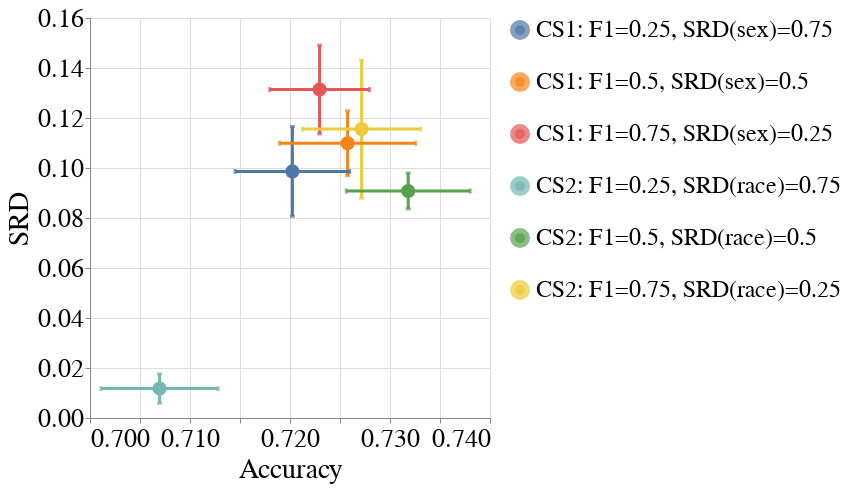

The notebook cell this image was saved under:
### Code cell
create_box_plot_per_dataset_and_all_case_studies(to_plot=best_lp_metrics_per_exp_config_df,
                                                 exp_name=EXP_NAME,
                                                 dataset_name=DATASET_NAME,
                                                 metric_x="Accuracy",
                                                 group_x="overall",
                                                 metric_y="Selection_Rate_Difference",
                                                 group_y="RAC1P",
                                                 rename_legend_dct=rename_legend_dct)

### Figure 1 — Vega-Lite specification as saved in the notebook (floating-point values rounded to 4 significant figures)
{"config": {"view": {"continuousWidth": 400, "continuousHeight": 300, "stroke": null}, "axis": {"labelFontSize": 26, "labelFontWeight": "normal", "titleFontSize": 28, "titleFontWeight": "normal"}, "legend": {"labelFontSize": 24, "labelLimit": 500, "symbolStrokeWidth": 10, "titleFontSize": 26}, "title": {"fontSize": 28}}, "layer": [{"mark": {"type": "point", "filled": true}, "encoding": {"color": {"field": "exp_config_name", "title": null, "type": "nominal"}, "size": {"value": 200}, "tooltip": [{"field": "exp_config_name", "type": "nominal"}, {"aggregate": "mean", "field": "Accuracy", "type": "quantitative"}, {"aggregate": "mean", "field": "Selection_Rate_Difference", "type": "quantitative"}], "x": {"aggregate": "mean", "field": "Accuracy", "scale": {"zero": false}, "title": "Accuracy", "type": "quantitative"}, "y": {"aggregate": "mean", "field": "Selection_Rate_Difference", "scale": {"zero": false}, "title": "SRD", "type": "quantitative"}}}, {"mark": {"type": "errorbar", "extent": "stdev", "orient": "vertical", "thickness": 3, "ticks": true}, "encoding": {"color": {"field": "exp_config_name", "title": null, "type": "nominal"}, "x": {"aggregate": "mean", "field": "Accuracy", "scale": {"zero": false}, "title": "Accuracy", "type": "quantitative"}, "y": {"field": "Selection_Rate_Difference", "scale": {"zero": false}, "title": "SRD", "type": "quantitative"}}}, {"mark": {"type": "errorbar", "extent": "stdev", "orient": "horizontal", "thickness": 3, "ticks": true}, "encoding": {"color": {"field": "exp_config_name", "title": null, "type": "nominal"}, "x": {"field": "Accuracy", "scale": {"zero": false}, "title": "Accuracy", "type": "quantitative"}, "y": {"aggregate": "mean", "field": "Selection_Rate_Difference", "scale": {"zero": false}, "title": "SRD", "type": "quantitative"}}}], "data": {"name": "data-1d2c4154291dd216ca68162ceb6a0bf2"}, "height": 400, "width": 400, "$schema": "https://vega.github.io/schema/vega-lite/v4.17.0.json", "datasets": {"data-1d2c4154291dd216ca68162ceb6a0bf2": [{"exp_config_name": "CS1: F1=0.25, SRD(sex)=0.75", "run_num": 1, "logical_pipeline_uuid": "Tm9uZSZOT19GQUlSTkVTU19JTlRFUlZFTlRJT04mZ2FuZGFsZl9jbGY=", "physical_pipeline_uuid": "958a42d4-ae13-4272-ac55-7a7a43adb079", "compound_pp_quality_x": 0.9037, "metric_x": "Accuracy", "model_name": "gandalf_clf", "runtime_in_mins_x": 7.398, "dataset_name": "folk_pubcov", "logical_pipeline_name": "None&NO_FAIRNESS_INTERVENTION&gandalf_clf", "null_imputer_name_x": "None", "fairness_intervention_name_x": "NO_FAIRNESS_INTERVENTION", "RAC1P_dis_x": 0.6558, "RAC1P_priv_x": 0.752, "SEX&RAC1P_dis_x": 0.6538, "SEX&RAC1P_priv_x": 0.7311, "SEX_dis_x": 0.7194, "SEX_priv_x": 0.7101, "Accuracy": 0.7153, "compound_pp_quality_y": 0.9037, "metric_y": "Selection_Rate_Difference", "runtime_in_mins_y": 7.398, "null_imputer_name_y": "None", "fairness_intervention_name_y": "NO_FAIRNESS_INTERVENTION", "RAC1P_dis_y": 0.4202, "RAC1P_priv_y": 0.3143, "SEX&RAC1P_dis_y": 0.4456, "SEX&RAC1P_priv_y": 0.3314, "SEX_dis_y": 0.3536, "SEX_priv_y": 0.3561, "overall": 0.3547, "Selection_Rate_Difference": 0.1059}, {"exp_config_name": "CS1: F1=0.25, SRD(sex)=0.75", "run_num": 2, "logical_pipeline_uuid": "Tm9uZSZOT19GQUlSTkVTU19JTlRFUlZFTlRJT04mcmZfY2xm", "physical_pipeline_uuid": "71864487-2932-4202-b020-9da6a608e99a", "compound_pp_quality_x": 0.9003, "metric_x": "Accuracy", "model_name": "rf_clf", "runtime_in_mins_x": 0.04963, "dataset_name": "folk_pubcov", "logical_pipeline_name": "None&NO_FAIRNESS_INTERVENTION&rf_clf", "null_imputer_name_x": "None", "fairness_intervention_name_x": "NO_FAIRNESS_INTERVENTION", "RAC1P_dis_x": 0.6658, "RAC1P_priv_x": 0.7419, "SEX&RAC1P_dis_x": 0.6554, "SEX&RAC1P_priv_x": 0.7285, "SEX_dis_x": 0.7136, "SEX_priv_x": 0.7136, "Accuracy": 0.7136, "compound_pp_quality_y": 0.9003, "metric_y": "Selection_Rate_Difference", "runtime_in_mins_y": 0.04963, "null_imputer_name_y": "None", "fairness_intervention_name_y": "NO_FAIRNESS_INTERVENTION", "RAC1P_dis_y": 0.4028, "RAC1P_priv_y": 0.3066, "SEX&RAC1P_dis_y": 0.4212, "SEX&RAC1P_priv_y": 0.3222, "SEX_dis_y": 0.3404, "SEX_priv_y": 0.345, "overall": 0.3424, "Selection_Rate_Difference": 0.09616}, {"exp_config_name": "CS1: F1=0.25, SRD(sex)=0.75", "run_num": 3, "logical_pipeline_uuid": "Tm9uZSZOT19GQUlSTkVTU19JTlRFUlZFTlRJT04mZ2FuZGFsZl9jbGY=", "physical_pipeline_uuid": "ce1b8b63-3c48-45d8-8125-bd9908a4900b", "compound_pp_quality_x": 0.9069, "metric_x": "Accuracy", "model_name": "gandalf_clf", "runtime_in_mins_x": 12.04, "dataset_name": "folk_pubcov", "logical_pipeline_name": "None&NO_FAIRNESS_INTERVENTION&gandalf_clf", "null_imputer_name_x": "None", "fairness_intervention_name_x": "NO_FAIRNESS_INTERVENTION", "RAC1P_dis_x": 0.6737, "RAC1P_priv_x": 0.7554, "SEX&RAC1P_dis_x": 0.6812, "SEX&RAC1P_priv_x": 0.7355, "SEX_dis_x": 0.7269, "SEX_priv_x": 0.7199, "Accuracy": 0.7239, "compound_pp_quality_y": 0.9069, "metric_y": "Selection_Rate_Difference", "runtime_in_mins_y": 12.04, "null_imputer_name_y": "None", "fairness_intervention_name_y": "NO_FAIRNESS_INTERVENTION", "RAC1P_dis_y": 0.419, "RAC1P_priv_y": 0.303, "SEX&RAC1P_dis_y": 0.4404, "SEX&RAC1P_priv_y": 0.3226, "SEX_dis_y": 0.3487, "SEX_priv_y": 0.3466, "overall": 0.3478, "Selection_Rate_Difference": 0.116}, {"exp_config_name": "CS1: F1=0.25, SRD(sex)=0.75", "run_num": 4, "logical_pipeline_uuid": "Tm9uZSZOT19GQUlSTkVTU19JTlRFUlZFTlRJT04mZ2FuZGFsZl9jbGY=", "physical_pipeline_uuid": "eac4cda9-7e20-40fa-a54f-d43347287293", "compound_pp_quality_x": 0.9003, "metric_x": "Accuracy", "model_name": "gandalf_clf", "runtime_in_mins_x": 16.79, "dataset_name": "folk_pubcov", "logical_pipeline_name": "None&NO_FAIRNESS_INTERVENTION&gandalf_clf", "null_imputer_name_x": "None", "fairness_intervention_name_x": "NO_FAIRNESS_INTERVENTION", "RAC1P_dis_x": 0.6723, "RAC1P_priv_x": 0.7602, "SEX&RAC1P_dis_x": 0.6747, "SEX&RAC1P_priv_x": 0.741, "SEX_dis_x": 0.7348, "SEX_priv_x": 0.7172, "Accuracy": 0.7272, "compound_pp_quality_y": 0.9003, "metric_y": "Selection_Rate_Difference", "runtime_in_mins_y": 16.79, "null_imputer_name_y": "None", "fairness_intervention_name_y": "NO_FAIRNESS_INTERVENTION", "RAC1P_dis_y": 0.3475, "RAC1P_priv_y": 0.2784, "SEX&RAC1P_dis_y": 0.3719, "SEX&RAC1P_priv_y": 0.2865, "SEX_dis_y": 0.3029, "SEX_priv_y": 0.3062, "overall": 0.3043, "Selection_Rate_Difference": 0.06907}, {"exp_config_name": "CS1: F1=0.25, SRD(sex)=0.75", "run_num": 5, "logical_pipeline_uuid": "Tm9uZSZOT19GQUlSTkVTU19JTlRFUlZFTlRJT04mZ2FuZGFsZl9jbGY=", "physical_pipeline_uuid": "e7f4d3df-3543-4479-9e26-a243c1f93bc9", "compound_pp_quality_x": 0.8996, "metric_x": "Accuracy", "model_name": "gandalf_clf", "runtime_in_mins_x": 10.61, "dataset_name": "folk_pubcov", "logical_pipeline_name": "None&NO_FAIRNESS_INTERVENTION&gandalf_clf", "null_imputer_name_x": "None", "fairness_intervention_name_x": "NO_FAIRNESS_INTERVENTION", "RAC1P_dis_x": 0.663, "RAC1P_priv_x": 0.7552, "SEX&RAC1P_dis_x": 0.6683, "SEX&RAC1P_priv_x": 0.7346, "SEX_dis_x": 0.7271, "SEX_priv_x": 0.7134, "Accuracy": 0.7212, "compound_pp_quality_y": 0.8996, "metric_y": "Selection_Rate_Difference", "runtime_in_mins_y": 10.61, "null_imputer_name_y": "None", "fairness_intervention_name_y": "NO_FAIRNESS_INTERVENTION", "RAC1P_dis_y": 0.3726, "RAC1P_priv_y": 0.2665, "SEX&RAC1P_dis_y": 0.394, "SEX&RAC1P_priv_y": 0.2832, "SEX_dis_y": 0.3054, "SEX_priv_y": 0.3058, "overall": 0.3056, "Selection_Rate_Difference": 0.1061}, {"exp_config_name": "CS1: F1=0.5, SRD(sex)=0.5", "run_num": 1, "logical_pipeline_uuid": "Tm9uZSZOT19GQUlSTkVTU19JTlRFUlZFTlRJT04mZ2FuZGFsZl9jbGY=", "physical_pipeline_uuid": "76cf8f4b-42d2-4828-a382-2a6c20514a6a", "compound_pp_quality_x": 0.8099, "metric_x": "Accuracy", "model_name": "gandalf_clf", "runtime_in_mins_x": 6.951, "dataset_name": "folk_pubcov", "logical_pipeline_name": "None&NO_FAIRNESS_INTERVENTION&gandalf_clf", "null_imputer_name_x": "None", "fairness_intervention_name_x": "NO_FAIRNESS_INTERVENTION", "RAC1P_dis_x": 0.6566, "RAC1P_priv_x": 0.7528, "SEX&RAC1P_dis_x": 0.6562, "SEX&RAC1P_priv_x": 0.7315, "SEX_dis_x": 0.7213, "SEX_priv_x": 0.7095, "Accuracy": 0.7161, "compound_pp_quality_y": 0.8099, "metric_y": "Selection_Rate_Difference", "runtime_in_mins_y": 6.951, "null_imputer_name_y": "None", "fairness_intervention_name_y": "NO_FAIRNESS_INTERVENTION", "RAC1P_dis_y": 0.4225, "RAC1P_priv_y": 0.3141, "SEX&RAC1P_dis_y": 0.4471, "SEX&RAC1P_priv_y": 0.332, "SEX_dis_y": 0.3538, "SEX_priv_y": 0.3577, "overall": 0.3555, "Selection_Rate_Difference": 0.1084}, {"exp_config_name": "CS1: F1=0.5, SRD(sex)=0.5", "run_num": 2, "logical_pipeline_uuid": "Tm9uZSZOT19GQUlSTkVTU19JTlRFUlZFTlRJT04mbGdibV9jbGY=", "physical_pipeline_uuid": "c9ee8c82-7b34-4c91-afbc-77d176354226", "compound_pp_quality_x": 0.8061, "metric_x": "Accuracy", "model_name": "lgbm_clf", "runtime_in_mins_x": 0.01599, "dataset_name": "folk_pubcov", "logical_pipeline_name": "None&NO_FAIRNESS_INTERVENTION&lgbm_clf", "null_imputer_name_x": "None", "fairness_intervention_name_x": "NO_FAIRNESS_INTERVENTION", "RAC1P_dis_x": 0.6781, "RAC1P_priv_x": 0.768, "SEX&RAC1P_dis_x": 0.6716, "SEX&RAC1P_priv_x": 0.7507, "SEX_dis_x": 0.7367, "SEX_priv_x": 0.7319, "Accuracy": 0.7346, "compound_pp_quality_y": 0.8061, "metric_y": "Selection_Rate_Difference", "runtime_in_mins_y": 0.01599, "null_imputer_name_y": "None", "fairness_intervention_name_y": "NO_FAIRNESS_INTERVENTION", "RAC1P_dis_y": 0.3738, "RAC1P_priv_y": 0.271, "SEX&RAC1P_dis_y": 0.3814, "SEX&RAC1P_priv_y": 0.2907, "SEX_dis_y": 0.303, "SEX_priv_y": 0.3171, "overall": 0.3092, "Selection_Rate_Difference": 0.1028}, {"exp_config_name": "CS1: F1=0.5, SRD(sex)=0.5", "run_num": 3, "logical_pipeline_uuid": "Tm9uZSZOT19GQUlSTkVTU19JTlRFUlZFTlRJT04mZ2FuZGFsZl9jbGY=", "physical_pipeline_uuid": "40d036dc-f339-49e6-96e2-8663f56b899b", "compound_pp_quality_x": 0.8165, "metric_x": "Accuracy", "model_name": "gandalf_clf", "runtime_in_mins_x": 11.57, "dataset_name": "folk_pubcov", "logical_pipeline_name": "None&NO_FAIRNESS_INTERVENTION&gandalf_clf", "null_imputer_name_x": "None", "fairness_intervention_name_x": "NO_FAIRNESS_INTERVENTION", "RAC1P_dis_x": 0.6725, "RAC1P_priv_x": 0.7553, "SEX&RAC1P_dis_x": 0.6807, "SEX&RAC1P_priv_x": 0.7349, "SEX_dis_x": 0.7269, "SEX_priv_x": 0.7186, "Accuracy": 0.7233, "compound_pp_quality_y": 0.8165, "metric_y": "Selection_Rate_Difference", "runtime_in_mins_y": 11.57, "null_imputer_name_y": "None", "fairness_intervention_name_y": "NO_FAIRNESS_INTERVENTION", "RAC1P_dis_y": 0.4224, "RAC1P_priv_y": 0.3058, "SEX&RAC1P_dis_y": 0.4418, "SEX&RAC1P_priv_y": 0.326, "SEX_dis_y": 0.3515, "SEX_priv_y": 0.3498, "overall": 0.3508, "Selection_Rate_Difference": 0.1166}, {"exp_config_name": "CS1: F1=0.5, SRD(sex)=0.5", "run_num": 4, "logical_pipeline_uuid": "Tm9uZSZOT19GQUlSTkVTU19JTlRFUlZFTlRJT04mZ2FuZGFsZl9jbGY=", "physical_pipeline_uuid": "73df4398-3da6-4142-9186-4b8aa8b8768b", "compound_pp_quality_x": 0.8098, "metric_x": "Accuracy", "model_name": "gandalf_clf", "runtime_in_mins_x": 15.61, "dataset_name": "folk_pubcov", "logical_pipeline_name": "None&NO_FAIRNESS_INTERVENTION&gandalf_clf", "null_imputer_name_x": "None", "fairness_intervention_name_x": "NO_FAIRNESS_INTERVENTION", "RAC1P_dis_x": 0.6763, "RAC1P_priv_x": 0.7597, "SEX&RAC1P_dis_x": 0.679, "SEX&RAC1P_priv_x": 0.7414, "SEX_dis_x": 0.7357, "SEX_priv_x": 0.7188, "Accuracy": 0.7284, "compound_pp_quality_y": 0.8098, "metric_y": "Selection_Rate_Difference", "runtime_in_mins_y": 15.61, "null_imputer_name_y": "None", "fairness_intervention_name_y": "NO_FAIRNESS_INTERVENTION", "RAC1P_dis_y": 0.408, "RAC1P_priv_y": 0.3141, "SEX&RAC1P_dis_y": 0.4272, "SEX&RAC1P_priv_y": 0.3288, "SEX_dis_y": 0.3421, "SEX_priv_y": 0.3587, "overall": 0.3493, "Selection_Rate_Difference": 0.09392}, {"exp_config_name": "CS1: F1=0.5, SRD(sex)=0.5", "run_num": 5, "logical_pipeline_uuid": "Tm9uZSZOT19GQUlSTkVTU19JTlRFUlZFTlRJT04mZ2FuZGFsZl9jbGY=", "physical_pipeline_uuid": "62462e31-ce70-492f-aea5-6e2a7a34b420", "compound_pp_quality_x": 0.8179, "metric_x": "Accuracy", "model_name": "gandalf_clf", "runtime_in_mins_x": 12.73, "dataset_name": "folk_pubcov", "logical_pipeline_name": "None&NO_FAIRNESS_INTERVENTION&gandalf_clf", "null_imputer_name_x": "None", "fairness_intervention_name_x": "NO_FAIRNESS_INTERVENTION", "RAC1P_dis_x": 0.6779, "RAC1P_priv_x": 0.7548, "SEX&RAC1P_dis_x": 0.6836, "SEX&RAC1P_priv_x": 0.7372, "SEX_dis_x": 0.73, "SEX_priv_x": 0.7217, "Accuracy": 0.7264, "compound_pp_quality_y": 0.8179, "metric_y": "Selection_Rate_Difference", "runtime_in_mins_y": 12.73, "null_imputer_name_y": "None", "fairness_intervention_name_y": "NO_FAIRNESS_INTERVENTION", "RAC1P_dis_y": 0.4623, "RAC1P_priv_y": 0.3344, "SEX&RAC1P_dis_y": 0.4755, "SEX&RAC1P_priv_y": 0.3578, "SEX_dis_y": 0.3773, "SEX_priv_y": 0.3872, "overall": 0.3816, "Selection_Rate_Difference": 0.1279}, {"exp_config_name": "CS1: F1=0.75, SRD(sex)=0.25", "run_num": 1, "logical_pipeline_uuid": "Tm9uZSZOT19GQUlSTkVTU19JTlRFUlZFTlRJT04mZ2FuZGFsZl9jbGY=", "physical_pipeline_uuid": "29b1f677-8500-4f01-82b9-e83f900f3a3d", "compound_pp_quality_x": 0.7218, "metric_x": "Accuracy", "model_name": "gandalf_clf", "runtime_in_mins_x": 7.219, "dataset_name": "folk_pubcov", "logical_pipeline_name": "None&NO_FAIRNESS_INTERVENTION&gandalf_clf", "null_imputer_name_x": "None", "fairness_intervention_name_x": "NO_FAIRNESS_INTERVENTION", "RAC1P_dis_x": 0.6621, "RAC1P_priv_x": 0.7496, "SEX&RAC1P_dis_x": 0.6596, "SEX&RAC1P_priv_x": 0.7307, "SEX_dis_x": 0.7185, "SEX_priv_x": 0.7133, "Accuracy": 0.7162, "compound_pp_quality_y": 0.7218, "metric_y": "Selection_Rate_Difference", "runtime_in_mins_y": 7.219, "null_imputer_name_y": "None", "fairness_intervention_name_y": "NO_FAIRNESS_INTERVENTION", "RAC1P_dis_y": 0.4653, "RAC1P_priv_y": 0.3316, "SEX&RAC1P_dis_y": 0.478, "SEX&RAC1P_priv_y": 0.3581, "SEX_dis_y": 0.3724, "SEX_priv_y": 0.3956, "overall": 0.3826, "Selection_Rate_Difference": 0.1337}, {"exp_config_name": "CS1: F1=0.75, SRD(sex)=0.25", "run_num": 2, "logical_pipeline_uuid": "Tm9uZSZOT19GQUlSTkVTU19JTlRFUlZFTlRJT04mZ2FuZGFsZl9jbGY=", "physical_pipeline_uuid": "d4af35ab-b5ca-436a-9ab2-e6aa79af6e9f", "compound_pp_quality_x": 0.7275, "metric_x": "Accuracy", "model_name": "gandalf_clf", "runtime_in_mins_x": 13.37, "dataset_name": "folk_pubcov", "logical_pipeline_name": "None&NO_FAIRNESS_INTERVENTION&gandalf_clf", "null_imputer_name_x": "None", "fairness_intervention_name_x": "NO_FAIRNESS_INTERVENTION", "RAC1P_dis_x": 0.6698, "RAC1P_priv_x": 0.7524, "SEX&RAC1P_dis_x": 0.6676, "SEX&RAC1P_priv_x": 0.7355, "SEX_dis_x": 0.7325, "SEX_priv_x": 0.7079, "Accuracy": 0.7217, "compound_pp_quality_y": 0.7275, "metric_y": "Selection_Rate_Difference", "runtime_in_mins_y": 13.37, "null_imputer_name_y": "None", "fairness_intervention_name_y": "NO_FAIRNESS_INTERVENTION", "RAC1P_dis_y": 0.4929, "RAC1P_priv_y": 0.3471, "SEX&RAC1P_dis_y": 0.4786, "SEX&RAC1P_priv_y": 0.3815, "SEX_dis_y": 0.3796, "SEX_priv_y": 0.4291, "overall": 0.4013, "Selection_Rate_Difference": 0.1458}, {"exp_config_name": "CS1: F1=0.75, SRD(sex)=0.25", "run_num": 3, "logical_pipeline_uuid": "Tm9uZSZOT19GQUlSTkVTU19JTlRFUlZFTlRJT04mZ2FuZGFsZl9jbGY=", "physical_pipeline_uuid": "3e79a58b-44c9-45a2-8dc6-5725535f4bd7", "compound_pp_quality_x": 0.7264, "metric_x": "Accuracy", "model_name": "gandalf_clf", "runtime_in_mins_x": 14.21, "dataset_name": "folk_pubcov", "logical_pipeline_name": "None&NO_FAIRNESS_INTERVENTION&gandalf_clf", "null_imputer_name_x": "None", "fairness_intervention_name_x": "NO_FAIRNESS_INTERVENTION", "RAC1P_dis_x": 0.6712, "RAC1P_priv_x": 0.7546, "SEX&RAC1P_dis_x": 0.6704, "SEX&RAC1P_priv_x": 0.7365, "SEX_dis_x": 0.7195, "SEX_priv_x": 0.7262, "Accuracy": 0.7224, "compound_pp_quality_y": 0.7264, "metric_y": "Selection_Rate_Difference", "runtime_in_mins_y": 14.21, "null_imputer_name_y": "None", "fairness_intervention_name_y": "NO_FAIRNESS_INTERVENTION", "RAC1P_dis_y": 0.4263, "RAC1P_priv_y": 0.3224, "SEX&RAC1P_dis_y": 0.4334, "SEX&RAC1P_priv_y": 0.3432, "SEX_dis_y": 0.3575, "SEX_priv_y": 0.369, "overall": 0.3625, "Selection_Rate_Difference": 0.1039}, {"exp_config_name": "CS1: F1=0.75, SRD(sex)=0.25", "run_num": 4, "logical_pipeline_uuid": "Tm9uZSZOT19GQUlSTkVTU19JTlRFUlZFTlRJT04mZ2FuZGFsZl9jbGY=", "physical_pipeline_uuid": "8e2b1ba1-d1b0-4c89-bc8d-d7db1997ff3e", "compound_pp_quality_x": 0.7321, "metric_x": "Accuracy", "model_name": "gandalf_clf", "runtime_in_mins_x": 10.33, "dataset_name": "folk_pubcov", "logical_pipeline_name": "None&NO_FAIRNESS_INTERVENTION&gandalf_clf", "null_imputer_name_x": "None", "fairness_intervention_name_x": "NO_FAIRNESS_INTERVENTION", "RAC1P_dis_x": 0.6739, "RAC1P_priv_x": 0.7549, "SEX&RAC1P_dis_x": 0.6756, "SEX&RAC1P_priv_x": 0.7373, "SEX_dis_x": 0.7303, "SEX_priv_x": 0.7169, "Accuracy": 0.7245, "compound_pp_quality_y": 0.7321, "metric_y": "Selection_Rate_Difference", "runtime_in_mins_y": 10.33, "null_imputer_name_y": "None", "fairness_intervention_name_y": "NO_FAIRNESS_INTERVENTION", "RAC1P_dis_y": 0.4664, "RAC1P_priv_y": 0.3403, "SEX&RAC1P_dis_y": 0.4873, "SEX&RAC1P_priv_y": 0.3614, "SEX_dis_y": 0.3797, "SEX_priv_y": 0.398, "overall": 0.3876, "Selection_Rate_Difference": 0.1261}, {"exp_config_name": "CS1: F1=0.75, SRD(sex)=0.25", "run_num": 5, "logical_pipeline_uuid": "Tm9uZSZOT19GQUlSTkVTU19JTlRFUlZFTlRJT04mZ2FuZGFsZl9jbGY=", "physical_pipeline_uuid": "68bd4be6-838e-4843-929f-0d7464c89b53", "compound_pp_quality_x": 0.7306, "metric_x": "Accuracy", "model_name": "gandalf_clf", "runtime_in_mins_x": 10.66, "dataset_name": "folk_pubcov", "logical_pipeline_name": "None&NO_FAIRNESS_INTERVENTION&gandalf_clf", "null_imputer_name_x": "None", "fairness_intervention_name_x": "NO_FAIRNESS_INTERVENTION", "RAC1P_dis_x": 0.6811, "RAC1P_priv_x": 0.7586, "SEX&RAC1P_dis_x": 0.6881, "SEX&RAC1P_priv_x": 0.7406, "SEX_dis_x": 0.7349, "SEX_priv_x": 0.7236, "Accuracy": 0.73, "compound_pp_quality_y": 0.7306, "metric_y": "Selection_Rate_Difference", "runtime_in_mins_y": 10.66, "null_imputer_name_y": "None", "fairness_intervention_name_y": "NO_FAIRNESS_INTERVENTION", "RAC1P_dis_y": 0.4759, "RAC1P_priv_y": 0.3284, "SEX&RAC1P_dis_y": 0.481, "SEX&RAC1P_priv_y": 0.3579, "SEX_dis_y": 0.3696, "SEX_priv_y": 0.4002, "overall": 0.3828, "Selection_Rate_Difference": 0.1474}, {"exp_config_name": "CS2: F1=0.25, SRD(race)=0.75", "run_num": 1, "logical_pipeline_uuid": "Tm9uZSZOT19GQUlSTkVTU19JTlRFUlZFTlRJT04mcmZfY2xm", "physical_pipeline_uuid": "613fde51-0194-4263-98e5-5e6f95e37576", "compound_pp_quality_x": 0.8684, "metric_x": "Accuracy", "model_name": "rf_clf", "runtime_in_mins_x": 0.04458, "dataset_name": "folk_pubcov", "logical_pipeline_name": "None&NO_FAIRNESS_INTERVENTION&rf_clf", "null_imputer_name_x": "None", "fairness_intervention_name_x": "NO_FAIRNESS_INTERVENTION", "RAC1P_dis_x": 0.6231, "RAC1P_priv_x": 0.7517, "SEX&RAC1P_dis_x": 0.6229, "SEX&RAC1P_priv_x": 0.723, "SEX_dis_x": 0.7083, "SEX_priv_x": 0.6954, "Accuracy": 0.7026, "compound_pp_quality_y": 0.8684, "metric_y": "Selection_Rate_Difference", "runtime_in_mins_y": 0.04458, "null_imputer_name_y": "None", "fairness_intervention_name_y": "NO_FAIRNESS_INTERVENTION", "RAC1P_dis_y": 0.1934, "RAC1P_priv_y": 0.1866, "SEX&RAC1P_dis_y": 0.1846, "SEX&RAC1P_priv_y": 0.1904, "SEX_dis_y": 0.1708, "SEX_priv_y": 0.2125, "overall": 0.1892, "Selection_Rate_Difference": 0.006866}, {"exp_config_name": "CS2: F1=0.25, SRD(race)=0.75", "run_num": 2, "logical_pipeline_uuid": "Tm9uZSZOT19GQUlSTkVTU19JTlRFUlZFTlRJT04mcmZfY2xm", "physical_pipeline_uuid": "90d5579c-37f8-4826-8d51-76ee76d67b06", "compound_pp_quality_x": 0.8625, "metric_x": "Accuracy", "model_name": "rf_clf", "runtime_in_mins_x": 0.1799, "dataset_name": "folk_pubcov", "logical_pipeline_name": "None&NO_FAIRNESS_INTERVENTION&rf_clf", "null_imputer_name_x": "None", "fairness_intervention_name_x": "NO_FAIRNESS_INTERVENTION", "RAC1P_dis_x": 0.6351, "RAC1P_priv_x": 0.7473, "SEX&RAC1P_dis_x": 0.6308, "SEX&RAC1P_priv_x": 0.7247, "SEX_dis_x": 0.71, "SEX_priv_x": 0.7, "Accuracy": 0.7056, "compound_pp_quality_y": 0.8625, "metric_y": "Selection_Rate_Difference", "runtime_in_mins_y": 0.1799, "null_imputer_name_y": "None", "fairness_intervention_name_y": "NO_FAIRNESS_INTERVENTION", "RAC1P_dis_y": 0.2011, "RAC1P_priv_y": 0.1837, "SEX&RAC1P_dis_y": 0.1915, "SEX&RAC1P_priv_y": 0.1899, "SEX_dis_y": 0.1737, "SEX_priv_y": 0.2114, "overall": 0.1902, "Selection_Rate_Difference": 0.0174}, {"exp_config_name": "CS2: F1=0.25, SRD(race)=0.75", "run_num": 3, "logical_pipeline_uuid": "Tm9uZSZOT19GQUlSTkVTU19JTlRFUlZFTlRJT04mcmZfY2xm", "physical_pipeline_uuid": "ed773b07-0e46-4f94-81ca-4da4b9f1e3a3", "compound_pp_quality_x": 0.8726, "metric_x": "Accuracy", "model_name": "rf_clf", "runtime_in_mins_x": 0.3652, "dataset_name": "folk_pubcov", "logical_pipeline_name": "None&NO_FAIRNESS_INTERVENTION&rf_clf", "null_imputer_name_x": "None", "fairness_intervention_name_x": "NO_FAIRNESS_INTERVENTION", "RAC1P_dis_x": 0.6237, "RAC1P_priv_x": 0.7487, "SEX&RAC1P_dis_x": 0.6213, "SEX&RAC1P_priv_x": 0.722, "SEX_dis_x": 0.6958, "SEX_priv_x": 0.7066, "Accuracy": 0.7005, "compound_pp_quality_y": 0.8726, "metric_y": "Selection_Rate_Difference", "runtime_in_mins_y": 0.3652, "null_imputer_name_y": "None", "fairness_intervention_name_y": "NO_FAIRNESS_INTERVENTION", "RAC1P_dis_y": 0.1995, "RAC1P_priv_y": 0.1951, "SEX&RAC1P_dis_y": 0.1851, "SEX&RAC1P_priv_y": 0.2, "SEX_dis_y": 0.1744, "SEX_priv_y": 0.2259, "overall": 0.1968, "Selection_Rate_Difference": 0.004451}, {"exp_config_name": "CS2: F1=0.25, SRD(race)=0.75", "run_num": 4, "logical_pipeline_uuid": "Tm9uZSZOT19GQUlSTkVTU19JTlRFUlZFTlRJT04mcmZfY2xm", "physical_pipeline_uuid": "d9276800-13d6-48d8-b61e-081b9fdb78d0", "compound_pp_quality_x": 0.8666, "metric_x": "Accuracy", "model_name": "rf_clf", "runtime_in_mins_x": 0.02287, "dataset_name": "folk_pubcov", "logical_pipeline_name": "None&NO_FAIRNESS_INTERVENTION&rf_clf", "null_imputer_name_x": "None", "fairness_intervention_name_x": "NO_FAIRNESS_INTERVENTION", "RAC1P_dis_x": 0.6456, "RAC1P_priv_x": 0.7528, "SEX&RAC1P_dis_x": 0.6338, "SEX&RAC1P_priv_x": 0.7333, "SEX_dis_x": 0.7153, "SEX_priv_x": 0.7091, "Accuracy": 0.7126, "compound_pp_quality_y": 0.8666, "metric_y": "Selection_Rate_Difference", "runtime_in_mins_y": 0.02287, "null_imputer_name_y": "None", "fairness_intervention_name_y": "NO_FAIRNESS_INTERVENTION", "RAC1P_dis_y": 0.2093, "RAC1P_priv_y": 0.1923, "SEX&RAC1P_dis_y": 0.2062, "SEX&RAC1P_priv_y": 0.1967, "SEX_dis_y": 0.1801, "SEX_priv_y": 0.2232, "overall": 0.1987, "Selection_Rate_Difference": 0.01701}, {"exp_config_name": "CS2: F1=0.25, SRD(race)=0.75", "run_num": 5, "logical_pipeline_uuid": "Tm9uZSZOT19GQUlSTkVTU19JTlRFUlZFTlRJT04mcmZfY2xm", "physical_pipeline_uuid": "b75b2fa6-9525-45b9-ac4b-8a5fce7f1b83", "compound_pp_quality_x": 0.8668, "metric_x": "Accuracy", "model_name": "rf_clf", "runtime_in_mins_x": 0.1131, "dataset_name": "folk_pubcov", "logical_pipeline_name": "None&NO_FAIRNESS_INTERVENTION&rf_clf", "null_imputer_name_x": "None", "fairness_intervention_name_x": "NO_FAIRNESS_INTERVENTION", "RAC1P_dis_x": 0.641, "RAC1P_priv_x": 0.7559, "SEX&RAC1P_dis_x": 0.6367, "SEX&RAC1P_priv_x": 0.733, "SEX_dis_x": 0.7159, "SEX_priv_x": 0.7104, "Accuracy": 0.7135, "compound_pp_quality_y": 0.8668, "metric_y": "Selection_Rate_Difference", "runtime_in_mins_y": 0.1131, "null_imputer_name_y": "None", "fairness_intervention_name_y": "NO_FAIRNESS_INTERVENTION", "RAC1P_dis_y": 0.1982, "RAC1P_priv_y": 0.185, "SEX&RAC1P_dis_y": 0.1982, "SEX&RAC1P_priv_y": 0.1878, "SEX_dis_y": 0.1751, "SEX_priv_y": 0.2093, "overall": 0.1899, "Selection_Rate_Difference": 0.01317}, {"exp_config_name": "CS2: F1=0.5, SRD(race)=0.5", "run_num": 1, "logical_pipeline_uuid": "Tm9uZSZOT19GQUlSTkVTU19JTlRFUlZFTlRJT04mbGdibV9jbGY=", "physical_pipeline_uuid": "a644eda4-3702-4e1a-b8d7-971aa792958f", "compound_pp_quality_x": 0.7665, "metric_x": "Accuracy", "model_name": "lgbm_clf", "runtime_in_mins_x": 0.02519, "dataset_name": "folk_pubcov", "logical_pipeline_name": "None&NO_FAIRNESS_INTERVENTION&lgbm_clf", "null_imputer_name_x": "None", "fairness_intervention_name_x": "NO_FAIRNESS_INTERVENTION", "RAC1P_dis_x": 0.6718, "RAC1P_priv_x": 0.7699, "SEX&RAC1P_dis_x": 0.6714, "SEX&RAC1P_priv_x": 0.7482, "SEX_dis_x": 0.7385, "SEX_priv_x": 0.7249, "Accuracy": 0.7325, "compound_pp_quality_y": 0.7665, "metric_y": "Selection_Rate_Difference", "runtime_in_mins_y": 0.02519, "null_imputer_name_y": "None", "fairness_intervention_name_y": "NO_FAIRNESS_INTERVENTION", "RAC1P_dis_y": 0.3717, "RAC1P_priv_y": 0.2795, "SEX&RAC1P_dis_y": 0.3879, "SEX&RAC1P_priv_y": 0.2959, "SEX_dis_y": 0.3066, "SEX_priv_y": 0.325, "overall": 0.3147, "Selection_Rate_Difference": 0.09214}, {"exp_config_name": "CS2: F1=0.5, SRD(race)=0.5", "run_num": 2, "logical_pipeline_uuid": "Tm9uZSZOT19GQUlSTkVTU19JTlRFUlZFTlRJT04mbGdibV9jbGY=", "physical_pipeline_uuid": "04419453-9fdf-404a-9556-a64c008341ff", "compound_pp_quality_x": 0.7653, "metric_x": "Accuracy", "model_name": "lgbm_clf", "runtime_in_mins_x": 0.01704, "dataset_name": "folk_pubcov", "logical_pipeline_name": "None&NO_FAIRNESS_INTERVENTION&lgbm_clf", "null_imputer_name_x": "None", "fairness_intervention_name_x": "NO_FAIRNESS_INTERVENTION", "RAC1P_dis_x": 0.683, "RAC1P_priv_x": 0.7683, "SEX&RAC1P_dis_x": 0.675, "SEX&RAC1P_priv_x": 0.7524, "SEX_dis_x": 0.7389, "SEX_priv_x": 0.7337, "Accuracy": 0.7366, "compound_pp_quality_y": 0.7653, "metric_y": "Selection_Rate_Difference", "runtime_in_mins_y": 0.01704, "null_imputer_name_y": "None", "fairness_intervention_name_y": "NO_FAIRNESS_INTERVENTION", "RAC1P_dis_y": 0.3759, "RAC1P_priv_y": 0.2754, "SEX&RAC1P_dis_y": 0.38, "SEX&RAC1P_priv_y": 0.2956, "SEX_dis_y": 0.3051, "SEX_priv_y": 0.3226, "overall": 0.3128, "Selection_Rate_Difference": 0.1005}, {"exp_config_name": "CS2: F1=0.5, SRD(race)=0.5", "run_num": 3, "logical_pipeline_uuid": "Tm9uZSZOT19GQUlSTkVTU19JTlRFUlZFTlRJT04mZ2FuZGFsZl9jbGY=", "physical_pipeline_uuid": "bdc69d87-135c-46d3-bd95-838df2fd63fc", "compound_pp_quality_x": 0.7721, "metric_x": "Accuracy", "model_name": "gandalf_clf", "runtime_in_mins_x": 11.1, "dataset_name": "folk_pubcov", "logical_pipeline_name": "None&NO_FAIRNESS_INTERVENTION&gandalf_clf", "null_imputer_name_x": "None", "fairness_intervention_name_x": "NO_FAIRNESS_INTERVENTION", "RAC1P_dis_x": 0.6717, "RAC1P_priv_x": 0.7544, "SEX&RAC1P_dis_x": 0.6788, "SEX&RAC1P_priv_x": 0.7344, "SEX_dis_x": 0.7229, "SEX_priv_x": 0.722, "Accuracy": 0.7225, "compound_pp_quality_y": 0.7721, "metric_y": "Selection_Rate_Difference", "runtime_in_mins_y": 11.1, "null_imputer_name_y": "None", "fairness_intervention_name_y": "NO_FAIRNESS_INTERVENTION", "RAC1P_dis_y": 0.3838, "RAC1P_priv_y": 0.3027, "SEX&RAC1P_dis_y": 0.3876, "SEX&RAC1P_priv_y": 0.3194, "SEX_dis_y": 0.3252, "SEX_priv_y": 0.3455, "overall": 0.334, "Selection_Rate_Difference": 0.08106}, {"exp_config_name": "CS2: F1=0.5, SRD(race)=0.5", "run_num": 4, "logical_pipeline_uuid": "Tm9uZSZOT19GQUlSTkVTU19JTlRFUlZFTlRJT04mZ2FuZGFsZl9jbGY=", "physical_pipeline_uuid": "96dc28f1-c532-4eb9-b7a1-b3f4d6b4a92a", "compound_pp_quality_x": 0.7759, "metric_x": "Accuracy", "model_name": "gandalf_clf", "runtime_in_mins_x": 18.09, "dataset_name": "folk_pubcov", "logical_pipeline_name": "None&NO_FAIRNESS_INTERVENTION&gandalf_clf", "null_imputer_name_x": "None", "fairness_intervention_name_x": "NO_FAIRNESS_INTERVENTION", "RAC1P_dis_x": 0.6747, "RAC1P_priv_x": 0.7624, "SEX&RAC1P_dis_x": 0.6761, "SEX&RAC1P_priv_x": 0.7435, "SEX_dis_x": 0.7364, "SEX_priv_x": 0.7204, "Accuracy": 0.7295, "compound_pp_quality_y": 0.7759, "metric_y": "Selection_Rate_Difference", "runtime_in_mins_y": 18.09, "null_imputer_name_y": "None", "fairness_intervention_name_y": "NO_FAIRNESS_INTERVENTION", "RAC1P_dis_y": 0.4075, "RAC1P_priv_y": 0.32, "SEX&RAC1P_dis_y": 0.4205, "SEX&RAC1P_priv_y": 0.335, "SEX_dis_y": 0.3436, "SEX_priv_y": 0.3649, "overall": 0.3528, "Selection_Rate_Difference": 0.08747}, {"exp_config_name": "CS2: F1=0.5, SRD(race)=0.5", "run_num": 5, "logical_pipeline_uuid": "Tm9uZSZOT19GQUlSTkVTU19JTlRFUlZFTlRJT04mbGdibV9jbGY=", "physical_pipeline_uuid": "a797b52c-b2f3-46dd-aca9-7f47294f51db", "compound_pp_quality_x": 0.7677, "metric_x": "Accuracy", "model_name": "lgbm_clf", "runtime_in_mins_x": 0.01558, "dataset_name": "folk_pubcov", "logical_pipeline_name": "None&NO_FAIRNESS_INTERVENTION&lgbm_clf", "null_imputer_name_x": "None", "fairness_intervention_name_x": "NO_FAIRNESS_INTERVENTION", "RAC1P_dis_x": 0.6871, "RAC1P_priv_x": 0.7677, "SEX&RAC1P_dis_x": 0.6925, "SEX&RAC1P_priv_x": 0.7495, "SEX_dis_x": 0.7442, "SEX_priv_x": 0.7298, "Accuracy": 0.738, "compound_pp_quality_y": 0.7677, "metric_y": "Selection_Rate_Difference", "runtime_in_mins_y": 0.01558, "null_imputer_name_y": "None", "fairness_intervention_name_y": "NO_FAIRNESS_INTERVENTION", "RAC1P_dis_y": 0.3728, "RAC1P_priv_y": 0.2799, "SEX&RAC1P_dis_y": 0.3826, "SEX&RAC1P_priv_y": 0.2969, "SEX_dis_y": 0.3074, "SEX_priv_y": 0.3232, "overall": 0.3142, "Selection_Rate_Difference": 0.09289}, {"exp_config_name": "CS2: F1=0.75, SRD(race)=0.25", "run_num": 1, "logical_pipeline_uuid": "Tm9uZSZOT19GQUlSTkVTU19JTlRFUlZFTlRJT04mbGdibV9jbGY=", "physical_pipeline_uuid": "d6b4672c-9539-4ff9-8959-69f9b4582465", "compound_pp_quality_x": 0.6968, "metric_x": "Accuracy", "model_name": "lgbm_clf", "runtime_in_mins_x": 0.0315, "dataset_name": "folk_pubcov", "logical_pipeline_name": "None&NO_FAIRNESS_INTERVENTION&lgbm_clf", "null_imputer_name_x": "None", "fairness_intervention_name_x": "NO_FAIRNESS_INTERVENTION", "RAC1P_dis_x": 0.6747, "RAC1P_priv_x": 0.7714, "SEX&RAC1P_dis_x": 0.6724, "SEX&RAC1P_priv_x": 0.7504, "SEX_dis_x": 0.7392, "SEX_priv_x": 0.7285, "Accuracy": 0.7345, "compound_pp_quality_y": 0.6968, "metric_y": "Selection_Rate_Difference", "runtime_in_mins_y": 0.0315, "null_imputer_name_y": "None", "fairness_intervention_name_y": "NO_FAIRNESS_INTERVENTION", "RAC1P_dis_y": 0.372, "RAC1P_priv_y": 0.2774, "SEX&RAC1P_dis_y": 0.3849, "SEX&RAC1P_priv_y": 0.2952, "SEX_dis_y": 0.3041, "SEX_priv_y": 0.3255, "overall": 0.3135, "Selection_Rate_Difference": 0.09451}, {"exp_config_name": "CS2: F1=0.75, SRD(race)=0.25", "run_num": 2, "logical_pipeline_uuid": "Tm9uZSZOT19GQUlSTkVTU19JTlRFUlZFTlRJT04mZ2FuZGFsZl9jbGY=", "physical_pipeline_uuid": "6cf2264a-c555-4fae-a41a-4d4d771129cb", "compound_pp_quality_x": 0.7017, "metric_x": "Accuracy", "model_name": "gandalf_clf", "runtime_in_mins_x": 13.38, "dataset_name": "folk_pubcov", "logical_pipeline_name": "None&NO_FAIRNESS_INTERVENTION&gandalf_clf", "null_imputer_name_x": "None", "fairness_intervention_name_x": "NO_FAIRNESS_INTERVENTION", "RAC1P_dis_x": 0.6668, "RAC1P_priv_x": 0.7521, "SEX&RAC1P_dis_x": 0.6637, "SEX&RAC1P_priv_x": 0.7349, "SEX_dis_x": 0.7296, "SEX_priv_x": 0.7086, "Accuracy": 0.7204, "compound_pp_quality_y": 0.7017, "metric_y": "Selection_Rate_Difference", "runtime_in_mins_y": 13.38, "null_imputer_name_y": "None", "fairness_intervention_name_y": "NO_FAIRNESS_INTERVENTION", "RAC1P_dis_y": 0.4878, "RAC1P_priv_y": 0.3445, "SEX&RAC1P_dis_y": 0.4737, "SEX&RAC1P_priv_y": 0.3784, "SEX_dis_y": 0.3757, "SEX_priv_y": 0.4261, "overall": 0.3978, "Selection_Rate_Difference": 0.1432}, {"exp_config_name": "CS2: F1=0.75, SRD(race)=0.25", "run_num": 3, "logical_pipeline_uuid": "Tm9uZSZOT19GQUlSTkVTU19JTlRFUlZFTlRJT04mZ2FuZGFsZl9jbGY=", "physical_pipeline_uuid": "a82ba31b-7378-467e-8a53-9f4204027289", "compound_pp_quality_x": 0.7058, "metric_x": "Accuracy", "model_name": "gandalf_clf", "runtime_in_mins_x": 11.64, "dataset_name": "folk_pubcov", "logical_pipeline_name": "None&NO_FAIRNESS_INTERVENTION&gandalf_clf", "null_imputer_name_x": "None", "fairness_intervention_name_x": "NO_FAIRNESS_INTERVENTION", "RAC1P_dis_x": 0.6662, "RAC1P_priv_x": 0.7567, "SEX&RAC1P_dis_x": 0.6723, "SEX&RAC1P_priv_x": 0.7353, "SEX_dis_x": 0.7253, "SEX_priv_x": 0.7172, "Accuracy": 0.7218, "compound_pp_quality_y": 0.7058, "metric_y": "Selection_Rate_Difference", "runtime_in_mins_y": 11.64, "null_imputer_name_y": "None", "fairness_intervention_name_y": "NO_FAIRNESS_INTERVENTION", "RAC1P_dis_y": 0.4395, "RAC1P_priv_y": 0.3324, "SEX&RAC1P_dis_y": 0.4427, "SEX&RAC1P_priv_y": 0.3549, "SEX_dis_y": 0.363, "SEX_priv_y": 0.3876, "overall": 0.3737, "Selection_Rate_Difference": 0.1071}, {"exp_config_name": "CS2: F1=0.75, SRD(race)=0.25", "run_num": 4, "logical_pipeline_uuid": "Tm9uZSZOT19GQUlSTkVTU19JTlRFUlZFTlRJT04mZ2FuZGFsZl9jbGY=", "physical_pipeline_uuid": "25d1db45-06b1-4a4b-8f99-ddbbf627d6ac", "compound_pp_quality_x": 0.7081, "metric_x": "Accuracy", "model_name": "gandalf_clf", "runtime_in_mins_x": 15.99, "dataset_name": "folk_pubcov", "logical_pipeline_name": "None&NO_FAIRNESS_INTERVENTION&gandalf_clf", "null_imputer_name_x": "None", "fairness_intervention_name_x": "NO_FAIRNESS_INTERVENTION", "RAC1P_dis_x": 0.6749, "RAC1P_priv_x": 0.7626, "SEX&RAC1P_dis_x": 0.6761, "SEX&RAC1P_priv_x": 0.7438, "SEX_dis_x": 0.7364, "SEX_priv_x": 0.7209, "Accuracy": 0.7297, "compound_pp_quality_y": 0.7081, "metric_y": "Selection_Rate_Difference", "runtime_in_mins_y": 15.99, "null_imputer_name_y": "None", "fairness_intervention_name_y": "NO_FAIRNESS_INTERVENTION", "RAC1P_dis_y": 0.4072, "RAC1P_priv_y": 0.3205, "SEX&RAC1P_dis_y": 0.4205, "SEX&RAC1P_priv_y": 0.3353, "SEX_dis_y": 0.3439, "SEX_priv_y": 0.3649, "overall": 0.353, "Selection_Rate_Difference": 0.08672}, {"exp_config_name": "CS2: F1=0.75, SRD(race)=0.25", "run_num": 5, "logical_pipeline_uuid": "Tm9uZSZOT19GQUlSTkVTU19JTlRFUlZFTlRJT04mZ2FuZGFsZl9jbGY=", "physical_pipeline_uuid": "5e2306d5-6b18-4a5b-9e0d-c009908f5af7", "compound_pp_quality_x": 0.7032, "metric_x": "Accuracy", "model_name": "gandalf_clf", "runtime_in_mins_x": 9.255, "dataset_name": "folk_pubcov", "logical_pipeline_name": "None&NO_FAIRNESS_INTERVENTION&gandalf_clf", "null_imputer_name_x": "None", "fairness_intervention_name_x": "NO_FAIRNESS_INTERVENTION", "RAC1P_dis_x": 0.6838, "RAC1P_priv_x": 0.756, "SEX&RAC1P_dis_x": 0.6911, "SEX&RAC1P_priv_x": 0.7391, "SEX_dis_x": 0.7342, "SEX_priv_x": 0.7231, "Accuracy": 0.7294, "compound_pp_quality_y": 0.7032, "metric_y": "Selection_Rate_Difference", "runtime_in_mins_y": 9.255, "null_imputer_name_y": "None", "fairness_intervention_name_y": "NO_FAIRNESS_INTERVENTION", "RAC1P_dis_y": 0.4813, "RAC1P_priv_y": 0.3351, "SEX&RAC1P_dis_y": 0.4839, "SEX&RAC1P_priv_y": 0.3649, "SEX_dis_y": 0.3756, "SEX_priv_y": 0.4067, "overall": 0.389, "Selection_Rate_Difference": 0.1462}]}}
